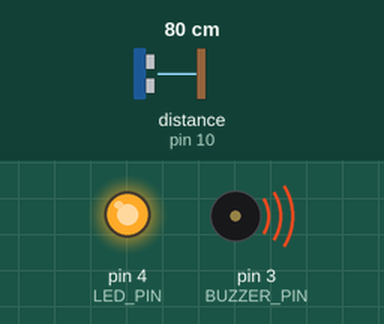
Recording of a sketch running on a simulated Arduino Uno, built with avr-gcc and run on an emulated ATmega328P. Parts: output pins drawn as LEDs (lit = HIGH), buzzer (waves = sounding, pin HIGH). Wiring (inferred from the names in the program): ultrasonic range finder: trigger pin 9; echo pin 10. The test bench sets the inputs (shaded band); at power-on: distance to the obstacle (sensor on pin 10) 80 cm. The echo pulse lasts 58.3 µs per cm; pins used as bus, display or sensor lines are not drawn; what the sketch prints to the serial monitor is not drawn.

Above: at 0.1 s.
Timing chart, 0 to 1.6 s (numbered marks = the images above):
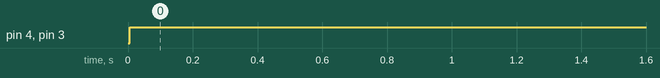

Measured:
- by itself, pin 4 (LED_PIN), pin 3 (BUZZER_PIN): LOW → HIGH at 0.01 s

The sketch:

Water_level_detection_and_alert_system.ino
```cpp
#define TRIG_PIN 9
#define ECHO_PIN 10
#define BUZZER_PIN 3
#define LED_PIN 4

long duration;
int distance;

void setup() {
  pinMode(TRIG_PIN, OUTPUT);
  pinMode(ECHO_PIN, INPUT);
  pinMode(BUZZER_PIN, OUTPUT);
  pinMode(LED_PIN, OUTPUT);
  Serial.begin(9600);
}

void loop() {
  // Trigger the sensor
  digitalWrite(TRIG_PIN, LOW);
  delayMicroseconds(2);
  digitalWrite(TRIG_PIN, HIGH);
  delayMicroseconds(10);
  digitalWrite(TRIG_PIN, LOW);

  // Measure echo time
  duration = pulseIn(ECHO_PIN, HIGH);
  distance = duration * 0.034 / 2; // cm

  Serial.print("Distance: ");
  Serial.print(distance);
  Serial.println(" cm");

  // ✅ Trigger when distance is less than 400 cm
  if (distance < 400) {
    digitalWrite(BUZZER_PIN, HIGH);
    digitalWrite(LED_PIN, HIGH);
  } else {
    digitalWrite(BUZZER_PIN, LOW);
    digitalWrite(LED_PIN, LOW);
  }

  delay(500);
}
```
